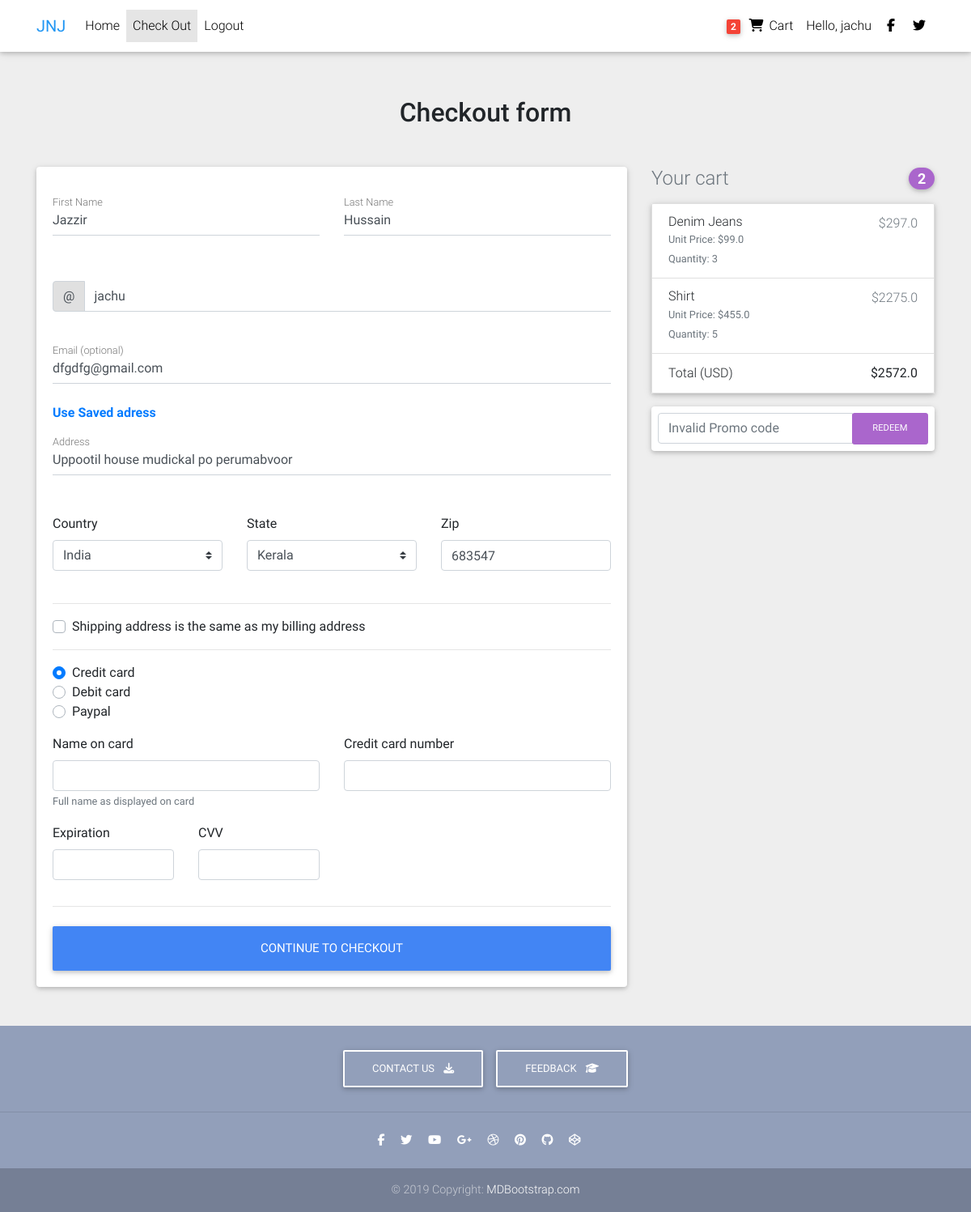
The app's page /chck_out/31 (signed in) with its own data.
### core/models.py (models this page shows, shortened)
class Profile(models.Model):
    user = models.ForeignKey(User, on_delete=models.CASCADE)
    add = models.TextField(blank=True,null=True)
    cont = models.CharField(max_length=50,blank=True,null=True)
    state = models.CharField(max_length=50,blank=True,null=True)
    zip_code = models.IntegerField(blank=True,null=True)

class OrderItem(models.Model):
    user = models.ForeignKey(User, on_delete=models.CASCADE)
    citem = models.ForeignKey(Item, on_delete=models.CASCADE)
    quant = models.IntegerField()

class Item(models.Model):
    tittle = models.CharField(max_length=20)
    price = models.FloatField()
    disc_price = models.FloatField(blank=True, null=True)
    category = models.ForeignKey(Filters, on_delete=models.CASCADE)
    label = models.CharField(choices=LABEL_CHOICES, max_length=2, blank=True, null=True)
    slug = models.SlugField(unique=True)
    desc = models.TextField()
    img = models.ImageField(upload_to='itemimage')

### core/views.py (the view)
# urls.py: path('chck_out/<slug>',adress_used, name='adress_used'),
def adress_used(request, **kwargs):
    user = request.user
    usr_id = user.id
    url = request.get_full_path()
    urls = os.path.basename(url)
    adrs_obj = Profile.objects.filter(user_id = usr_id).filter(id=urls).first()
    items = OrderItem.objects.filter(user_id=usr_id)
    count = OrderItem.objects.filter(user_id=usr_id).count()
    if request.method == 'POST':
        if 'redeem' in request.POST:
            code = request.POST['code']
            code_obj_chck = PromoCode.objects.filter(name=code)
            if code_obj_chck:
                code_obj = code_obj_chck.first()
                disc = code_obj.disc
                code = code_obj.name
                total = 0
                for item in  items:
                    if item.citem.disc_price:
                        item_total = item.citem.disc_price * item.quant
                        total += item_total
                    else:
                        item_total = item.citem.price * item.quant
                        total += item_total
                total -= disc
                return render(request, 'checkout-page-adress.html',{'items':items, 'code':code, 'count':count,'total':total,'disc':disc, 'applied':True, 'vanish':True, 'user':user,'add_user':adrs_obj})
            else:
                total = 0
                for item in  items:
                    if item.citem.disc_price:
                        item_total = item.citem.disc_price * item.quant
                        total += item_total
                    else:
                        item_total = item.citem.price * item.quant
                        total += item_total
                return render(request, 'checkout-page-adress.html',{'items':items, 'count':count,'total':total, 'applied':False,'user':user,'add_user':adrs_obj})
    else:
        total = 0
        for item in  items:
            if item.citem.disc_price:
                item_total = item.citem.disc_price * item.quant
                total += item_total
            else:
                item_total = item.citem.price * item.quant
                total += item_total
        return render(request, 'checkout-page-adress.html',{'items':items, 'count':count,'total':total, 'user':user,'add_user':adrs_obj})

### templates/checkout-page-adress.html (shortened to what this page needs)
{% extends 'base.html'%}
{% block content%}
{% load mathfilters %}
<body class="grey lighten-3">
  <nav class="navbar fixed-top navbar-expand-lg navbar-light white scrolling-navbar">
    <div class="container">
      <a class="navbar-brand waves-effect" href="http://127.0.0.1:8000/" target="_blank">
        <strong class="blue-text">JNJ</strong>
      </a>
      <div class="collapse navbar-collapse" id="navbarSupportedContent">
        <ul class="navbar-nav mr-auto">
          <li class="nav-item ">
            <a class="nav-link waves-effect" href="/">Home
            </a>
          </li>
          <li class="nav-item active">
            <a class="nav-link waves-effect" href="http://127.0.0.1:8000/chck_out/">Check Out</a>
          </li>
          {% if user.is_authenticated %}
          <li class="nav-item">
            <a class="nav-link waves-effect" href="{% url 'account_logout' %}"
              >Logout</a>
          </li>
          {% else %}
            <li class="nav-item">
              <a class="nav-link waves-effect" href="{% url 'account_login' %}"
                >Login</a>
            </li>
          {% endif %}
        </ul>
        <ul class="navbar-nav nav-flex-icons">
          <li class="nav-item">
            <a class="nav-link waves-effect" href="http://127.0.0.1:8000/cart/">
              <span class="badge red z-depth-1 mr-1"> {{count}} </span>
              <i class="fas fa-shopping-cart"></i>
              <span class="clearfix d-none d-sm-inline-block"> Cart </span>
            </a>
          </li>
          {% if user.is_authenticated %}
      <li class="nav-item">
        <a class="nav-link waves-effect" style="text-decoration: none;" href="http://127.0.0.1:8000/profile/">
          <span class="clearfix d-none d-sm-inline-block"> Hello, {{user.username }}</span>
        </a>
      </li>
      {% endif %}
          <li class="nav-item">
            <a href="https://www.facebook.com/mdbootstrap" class="nav-link waves-effect" target="_blank">
              <i class="fab fa-facebook-f"></i>
            </a>
          </li>
          <li class="nav-item">
            <a href="https://twitter.com/MDBootstrap" class="nav-link waves-effect" target="_blank">
              <i class="fab fa-twitter"></i>
            </a>
          </li>
        </ul>
      </div>
    </div>
</nav>
  <main class="mt-5 pt-4">
    <div class="container wow fadeIn">
      <h2 class="my-5 h2 text-center">Checkout form</h2>
      <div class="row">
        <div class="col-md-8 mb-4">
          <div class="card">
            <form class="card-body">
              <div class="row">
                <div class="col-md-6 mb-2">
                  <div class="md-form ">
                    <input type="text" id="firstName" class="form-control" value="{{user.first_name}}">
                    <label for="firstName" class="">First Name</label>
                  </div>
                </div>
                <div class="col-md-6">
                  <div class="md-form">
                    <input type="text" id="lastName" class="form-control" value="{{user.last_name}}">
                    <label for="lastName" class="">Last Name</label>
                  </div>
                </div>
              </div>
              <div class="md-form input-group pl-0 mb-5">
                <div class="input-group-prepend">
                  <span class="input-group-text" id="basic-addon1">@</span>
                </div>
                <input type="text" class="form-control py-0" placeholder="Username" aria-describedby="basic-addon1" value="{{user.username}}">
              </div>
              <div class="md-form">
                <input type="text" id="email" class="form-control" placeholder="youremail@example.com" value="{{ user.email }}">
                <label for="email" class="">Email (optional)</label>
              </div>
              <div class="md-form ">
                <a href="http://127.0.0.1:8000/adress/"><strong>Use Saved adress</strong></a>
              </div>
              <div class="md-form mb-5">
                <input type="text" id="address" class="form-control" placeholder="1234 Main St" value="{{add_user.add}}">
                <label for="address" class="">Address</label>
              </div>
              <div class="row">
                <div class="col-lg-4 col-md-12 mb-4">
                  <label for="country">Country</label>
                  <select class="custom-select d-block w-100" id="country" required>
                    <option value="">{{add_user.cont}}</option>
                  </select>
                </div>
                <div class="col-lg-4 col-md-6 mb-4">
                  <label for="state">State</label>
                  <select class="custom-select d-block w-100" id="state" required>
                    <option value="">{{add_user.state}}</option>
                  </select>
                </div>
                <div class="col-lg-4 col-md-6 mb-4">
                  <label for="zip">Zip</label>
                  <input type="text" class="form-control" id="zip" placeholder="" required value="{{add_user.zip_code}}">
                </div>
              </div>
              <hr>
              <div class="custom-control custom-checkbox">
                <label class="custom-control-label" for="same-address">Shipping address is the same as my billing address</label>
              </div>
              <hr>
              <div class="d-block my-3">
                <div class="custom-control custom-radio">
                  <label class="custom-control-label" for="credit">Credit card</label>
                </div>
                <div class="custom-control custom-radio">
                  <label class="custom-control-label" for="debit">Debit card</label>
                </div>
                <div class="custom-control custom-radio">
                  <label class="custom-control-label" for="paypal">Paypal</label>
                </div>
              </div>
              <div class="row">
                <div class="col-md-6 mb-3">
                  <label for="cc-name">Name on card</label>
                  <input type="text" class="form-control" id="cc-name" placeholder="" required>
                  <small class="text-muted">Full name as displayed on card</small>
                </div>
                <div class="col-md-6 mb-3">
                  <label for="cc-number">Credit card number</label>
                  <input type="text" class="form-control" id="cc-number" placeholder="" required>
                </div>
              </div>
              <div class="row">
                <div class="col-md-3 mb-3">
                  <label for="cc-expiration">Expiration</label>
                  <input type="text" class="form-control" id="cc-expiration" placeholder="" required>
                </div>
                <div class="col-md-3 mb-3">
                  <label for="cc-expiration">CVV</label>
                  <input type="text" class="form-control" id="cc-cvv" placeholder="" required>
                </div>
              </div>
              <hr class="mb-4">
              <button class="btn btn-primary btn-lg btn-block" type="submit">Continue to checkout</button>
            </form>
          </div>
        </div>
        <div class="col-md-4 mb-4">
          <h4 class="d-flex justify-content-between align-items-center mb-3">
            <span class="text-muted">Your cart</span>
            <span class="badge badge-secondary badge-pill">{{count}}</span>
          </h4>
          <ul class="list-group mb-3 z-depth-1">
            {% for item in items%}
            <li class="list-group-item d-flex justify-content-between lh-condensed">
              <div>
                <h6 class="my-0">{{item.citem.tittle}}</h6>
                {% if item.citem.disc_price %}
                  <small class="text-muted">Unit Price: ${{item.citem.disc_price}}</small><br>
                {% else %}
                  <small class="text-muted">Unit Price: ${{item.citem.price}}</small><br>
                {% endif %}
                <small class="text-muted">Quantity: {{item.quant}}</small>
              </div>
              {% if item.citem.disc_price %}
                <span class="text-muted">${{item.citem.disc_price|mul:item.quant}}</span>
              {% else %}
                <span class="text-muted">${{item.citem.price|mul:item.quant}}</span>
              {% endif %}
            </li>
            {% endfor %}
            <li class="list-group-item d-flex justify-content-between">
              <span>Total (USD)</span>
              <strong>${{total}}</strong>
            </li>
          </ul>
          <form class="card p-2" method="POST">
            {% if vanish %}
              <h5 style="text-align: center;">Promo Code limit reached</h5>
            {% else%}
              {% if not applied%}
                <div class="input-group">
                  <input type="text" class="form-control" placeholder="Invalid Promo code" aria-label="Recipient's username" aria-describedby="basic-addon2" name="code">
                  <div class="input-group-append">
                    <input class="btn btn-secondary btn-md waves-effect m-0" type="submit" value="Redeem" name="redeem">
                  </div>
                </div>
              {% endif %}
            {% endif %}
          </form>
        </div>
      </div>
    </div>
  </main>
  <footer class="page-footer text-center font-small mt-4 wow fadeIn">
    <div class="pt-4">
      <a class="btn btn-outline-white" href="/"
        role="button">Contact Us
        <i class="fas fa-download ml-2"></i>
      </a>
      <a class="btn btn-outline-white" href="/" role="button">Feedback
        <i class="fas fa-graduation-cap ml-2"></i>
      </a>
    </div>
    <hr class="my-4">
    <div class="pb-4">
      <a href="https://www.facebook.com/mdbootstrap" target="_blank">
        <i class="fab fa-facebook-f mr-3"></i>
      </a>
      <a href="https://twitter.com/MDBootstrap" target="_blank">
        <i class="fab fa-twitter mr-3"></i>
      </a>
      <a href="https://www.youtube.com/watch?v=7MUISDJ5ZZ4" target="_blank">
        <i class="fab fa-youtube mr-3"></i>
      </a>
      <a href="https://plus.google.com/u/0/b/107863090883699620484" target="_blank">
        <i class="fab fa-google-plus-g mr-3"></i>
      </a>
      <a href="https://dribbble.com/mdbootstrap" target="_blank">
        <i class="fab fa-dribbble mr-3"></i>
      </a>
      <a href="https://pinterest.com/mdbootstrap" target="_blank">
        <i class="fab fa-pinterest mr-3"></i>
      </a>
      <a href="https://github.com/mdbootstrap/bootstrap-material-design" target="_blank">
        <i class="fab fa-github mr-3"></i>
      </a>
      <a href="http://codepen.io/mdbootstrap/" target="_blank">
        <i class="fab fa-codepen mr-3"></i>
      </a>
    </div>
    <div class="footer-copyright py-3">
      © 2019 Copyright:
      <a href="https://mdbootstrap.com/education/bootstrap/" target="_blank"> MDBootstrap.com </a>
    </div>
  </footer>
</body>
{%endblock content%}

### static/css/adress.css (style rules this page uses)
html,body,.main { background-color: #eee; height: 100%; width: 100%; }

### records on screen
Profile: add "Uppootil house mudickal po perumabvoor", cont "India", state "Kerala", zip_code "683547"
OrderItem: citem.tittle "Denim Jeans", citem.disc_price "99.0", quant "3", citem.disc_price|mul "297.0"
OrderItem: citem.tittle "Shirt", citem.disc_price "455.0", quant "5", citem.disc_price|mul "2275.0"

### other values on screen
{{ count }} "2"
{{ user.username }} "jachu"
{{ total }} "2572.0"
